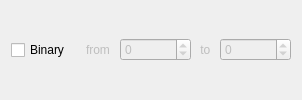
        <widget class="QWidget" name="pageBinary_2">
         <layout class="QHBoxLayout" name="horizontalLayout_10">
          <item>
           <widget class="QCheckBox" name="chkBinary_2">
            <property name="sizePolicy">
             <sizepolicy hsizetype="Fixed" vsizetype="Fixed">
              <horstretch>0</horstretch>
              <verstretch>0</verstretch>
             </sizepolicy>
            </property>
            <property name="text">
             <string>Binary</string>
            </property>
           </widget>
          </item>
          <item>
           <spacer name="horizontalSpacer_21">
            <property name="orientation">
             <enum>Qt::Horizontal</enum>
            </property>
            <property name="sizeType">
             <enum>QSizePolicy::Expanding</enum>
            </property>
            <property name="sizeHint" stdset="0">
             <size>
              <width>10</width>
              <height>20</height>
             </size>
            </property>
           </spacer>
          </item>
          <item>
           <widget class="QLabel" name="lblFrom_2">
            <property name="enabled">
             <bool>false</bool>
            </property>
            <property name="sizePolicy">
             <sizepolicy hsizetype="Fixed" vsizetype="Preferred">
              <horstretch>0</horstretch>
              <verstretch>0</verstretch>
             </sizepolicy>
            </property>
            <property name="text">
             <string>from </string>
            </property>
           </widget>
          </item>
          <item>
           <widget class="QSpinBox" name="spinFrom_2">
            <property name="enabled">
             <bool>false</bool>
            </property>
            <property name="sizePolicy">
             <sizepolicy hsizetype="Expanding" vsizetype="Fixed">
              <horstretch>0</horstretch>
              <verstretch>0</verstretch>
             </sizepolicy>
            </property>
            <property name="minimumSize">
             <size>
              <width>50</width>
              <height>0</height>
             </size>
            </property>
            <property name="maximumSize">
             <size>
              <width>16777215</width>
              <height>16777215</height>
             </size>
            </property>
            <property name="alignment">
             <set>Qt::AlignLeading|Qt::AlignLeft|Qt::AlignVCenter</set>
            </property>
            <property name="minimum">
             <number>-16777215</number>
            </property>
            <property name="maximum">
             <number>16777215</number>
            </property>
            <property name="value">
             <number>0</number>
            </property>
           </widget>
          </item>
          <item>
           <widget class="QLabel" name="lblTo_2">
            <property name="enabled">
             <bool>false</bool>
            </property>
            <property name="sizePolicy">
             <sizepolicy hsizetype="Fixed" vsizetype="Preferred">
              <horstretch>0</horstretch>
              <verstretch>0</verstretch>
             </sizepolicy>
            </property>
            <property name="text">
             <string> to </string>
            </property>
           </widget>
          </item>
          <item>
           <widget class="QSpinBox" name="spinTo_2">
            <property name="enabled">
             <bool>false</bool>
            </property>
            <property name="sizePolicy">
             <sizepolicy hsizetype="Expanding" vsizetype="Fixed">
              <horstretch>0</horstretch>
              <verstretch>0</verstretch>
             </sizepolicy>
            </property>
            <property name="minimumSize">
             <size>
              <width>50</width>
              <height>0</height>
             </size>
            </property>
            <property name="maximumSize">
             <size>
              <width>16777215</width>
              <height>16777215</height>
             </size>
            </property>
            <property name="alignment">
             <set>Qt::AlignLeading|Qt::AlignLeft|Qt::AlignVCenter</set>
            </property>
            <property name="minimum">
             <number>-16777215</number>
            </property>
            <property name="maximum">
             <number>16777215</number>
            </property>
            <property name="value">
             <number>0</number>
            </property>
           </widget>
          </item>
         </layout>
        </widget>
